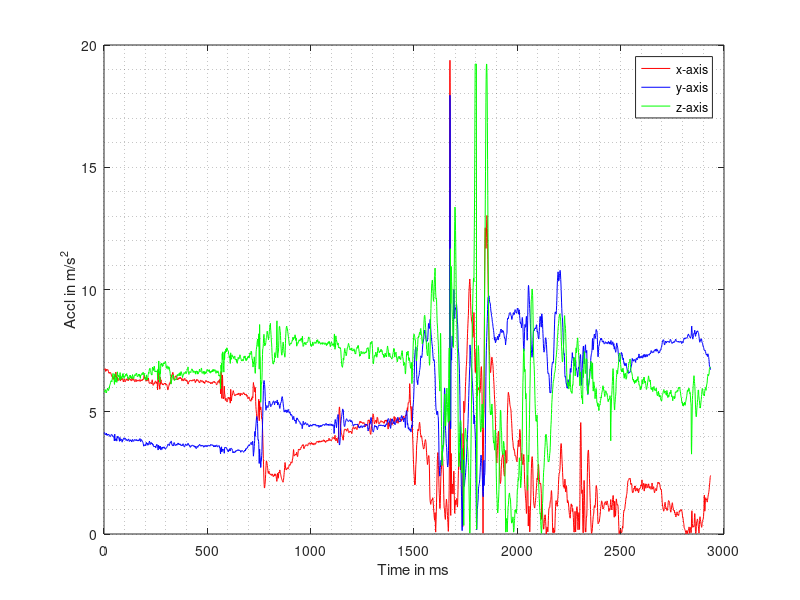

This chart was generated by the following MATLAB code:
close all
clear all


data = load('Nexus5Parse.csv');
plot(data(:,1),'r')
hold on
plot(data(:,2),'b')
hold on
plot(data(:,3),'g')

legend('x-axis','y-axis','z-axis')
xlabel('Time in ms')
ylabel('Accl in m/s^2')
grid minor
